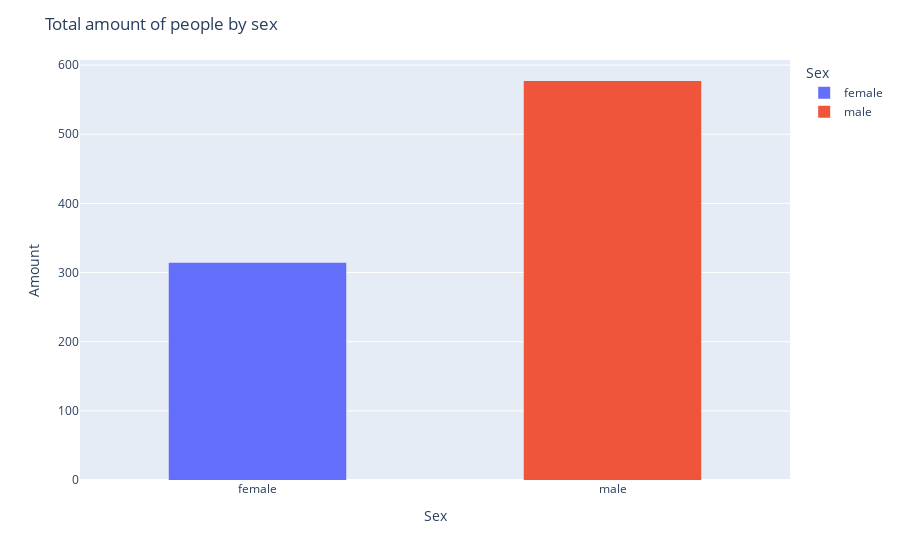

The code cell stored with this chart in its notebook:
### Code cell
# total amount of people by sex

total_amount_by_sex = train.groupby('Sex').size().reset_index(name='Amount')

fig = px.histogram(total_amount_by_sex, x='Sex', y='Amount', color='Sex')
fig.update_layout(
    title = {
        'text': f"Total amount of people by sex"
    },
    bargap=0.5,
    yaxis_title='Amount'
)

### Figure 1 — Plotly figure (JSON) as saved in the notebook; plotly's stock layout.template omitted (floating-point values rounded to 4 significant figures)
{"data": [{"bingroup": "x", "histfunc": "sum", "hovertemplate": "Sex=%{x}<br>sum of Amount=%{y}<extra></extra>", "legendgroup": "female", "marker": {"color": "#636efa", "pattern": {"shape": ""}}, "name": "female", "orientation": "v", "showlegend": true, "type": "histogram", "x": ["female"], "xaxis": "x", "y": [314], "yaxis": "y"}, {"bingroup": "x", "histfunc": "sum", "hovertemplate": "Sex=%{x}<br>sum of Amount=%{y}<extra></extra>", "legendgroup": "male", "marker": {"color": "#EF553B", "pattern": {"shape": ""}}, "name": "male", "orientation": "v", "showlegend": true, "type": "histogram", "x": ["male"], "xaxis": "x", "y": [577], "yaxis": "y"}], "layout": {"bargap": 0.5, "barmode": "relative", "legend": {"title": {"text": "Sex"}, "tracegroupgap": 0}, "margin": {"t": 60}, "title": {"text": "Total amount of people by sex"}, "xaxis": {"anchor": "y", "categoryarray": ["female", "male"], "categoryorder": "array", "domain": [0, 1], "title": {"text": "Sex"}}, "yaxis": {"anchor": "x", "domain": [0, 1], "title": {"text": "Amount"}}}}
